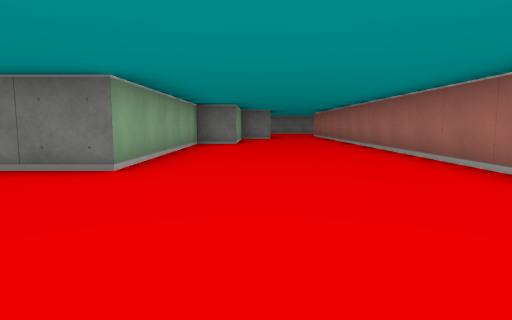
[1] (above)

19 first-person views from a walk through a cub3D ray-caster map. The camera is about half as high as the walls, tilts 6° down and sees 75° across. The floor is counted in squares. Each view is taken from the middle of a square. On the plan, view 1 faces up. The plan holds only what a view shows up to about 9 squares ahead; the rest is blank.

[2]
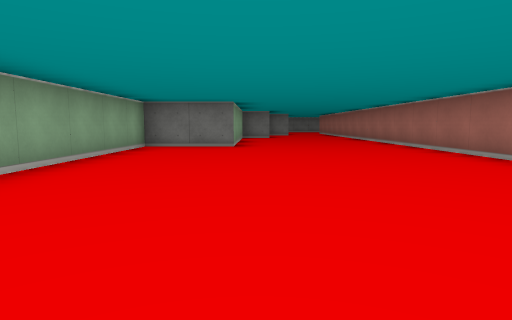

[3]
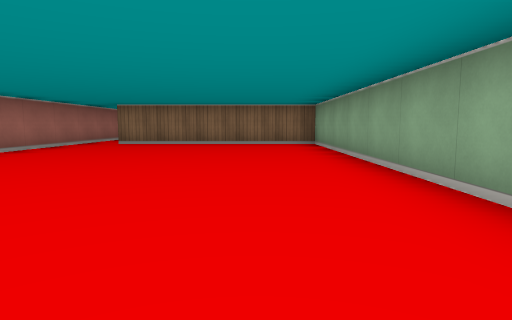

[4]
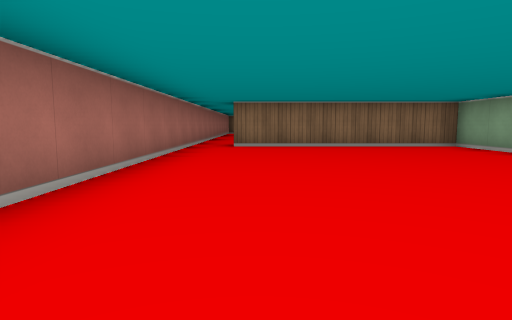

[5]
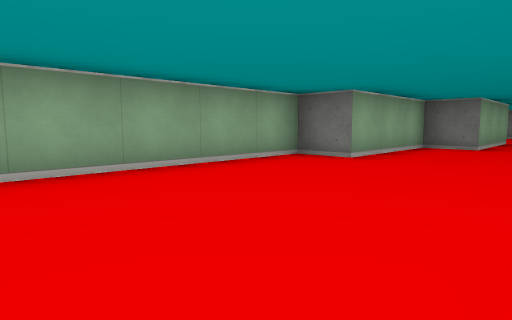

[6]
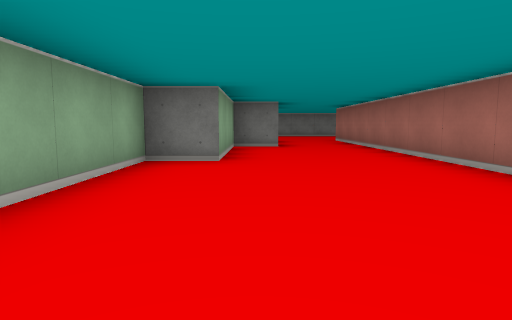

[7]
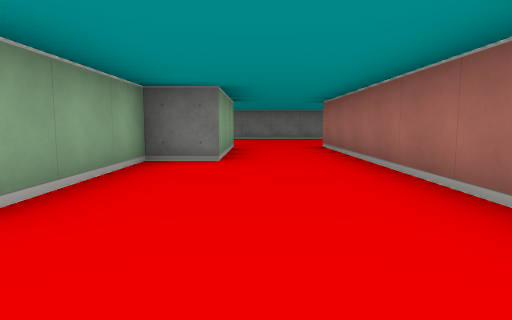

[8]
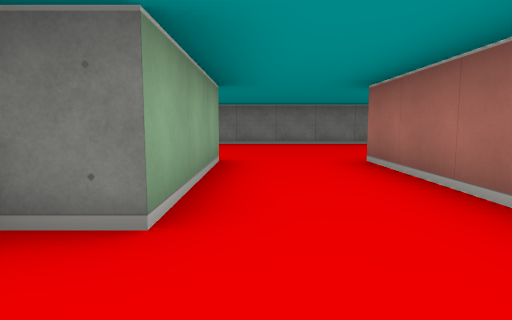

[9]
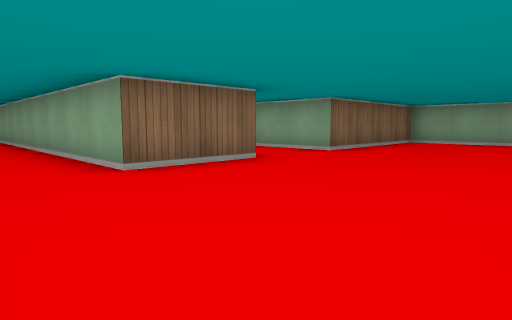

[10]
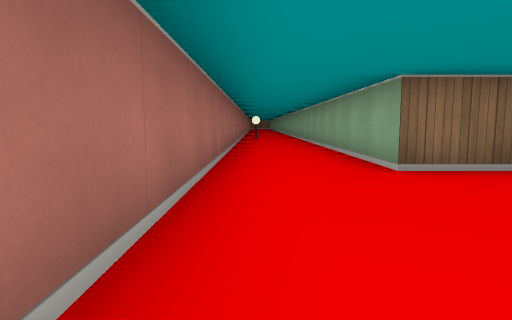

[11]
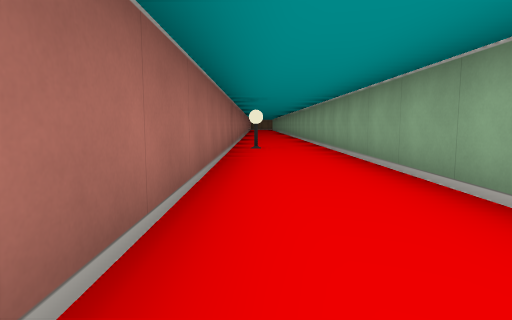

[12]
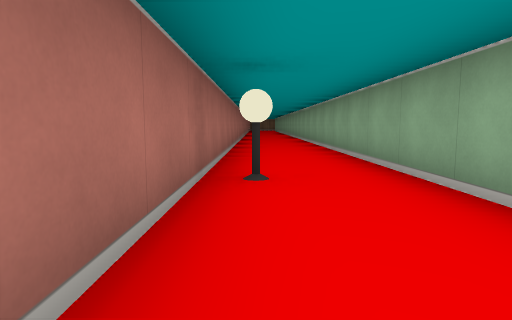

[13]
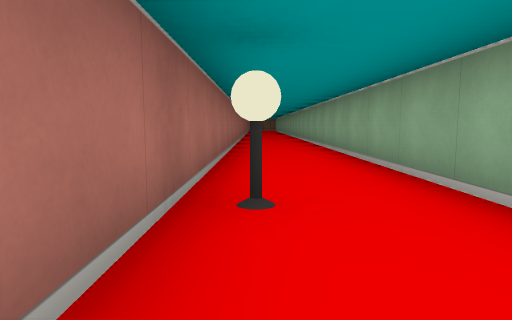

[14]
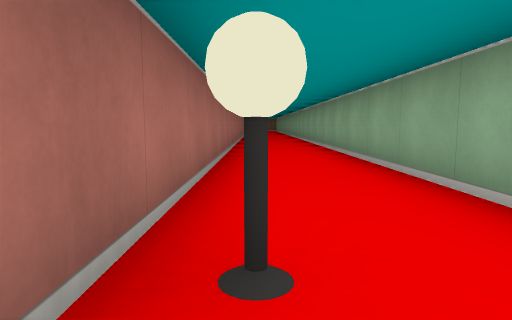

[15]
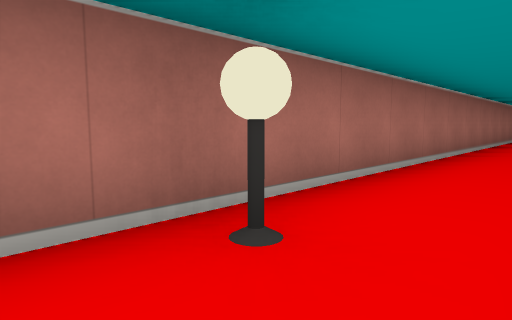

[16]
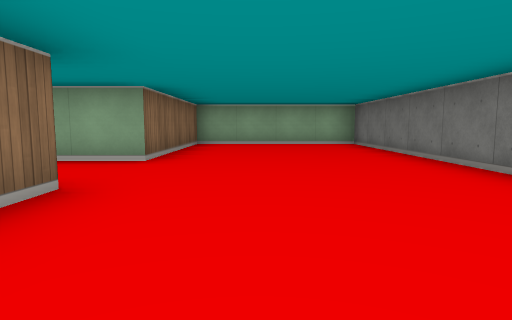

[17]
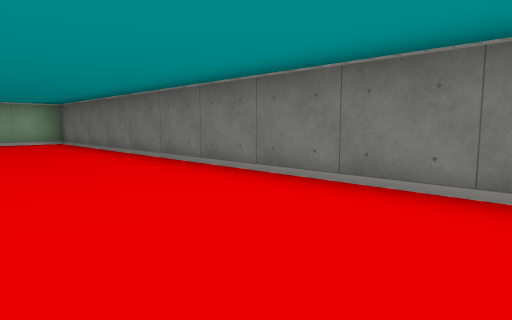

[18]
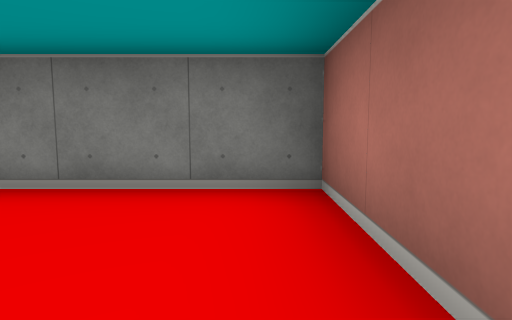

[19]
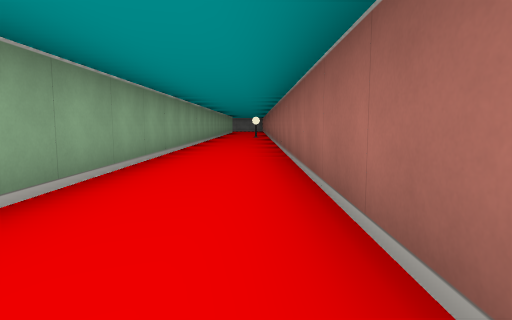

### Floor plan
Points are (right, up) in squares from view 1. A wall is a line through its corners. A room is listed if a view was taken in it or the views show most of it. See-through windows are left out.
Room 1 (views 1, 2, 3, 4, 5, 6, 7, 8)
walls: (2.5, -5.6) (2.5, 14.5); (0.5, 14.5) (0.5, 11.5) (-0.5, 11.5) (-0.5, 8.5) (-1.5, 8.5) (-1.5, 3.5) (-3.5, 3.5) (-3.5, -5.5) (1.5, -5.5)
ways out: opening at (1.5, 15) to room 2; opening at (2, -6)
Room 2 (views 9, 10, 11, 12, 13, 14, 15, 16, 17, 18, 19)
walls: (6.5, -6.5) (6.5, 18.5) (-3.5, 18.5) (-3.5, 14.5) (0.5, 14.5); (2.5, 14.5) (4.5, 14.5) (4.5, -5.1)
ways out: opening at (1.5, 15) to room 1
objects: lamp (6, 6)

Where each view was taken, in squares from view 1:
view 1: 0 up, 0 right, facing up
view 2: 4 down, 1 left, facing up
view 3: 3 up, 2 left, facing down
view 4: 2 up, 1 right, facing down
view 5: 4 up, 2 right, facing up-left
view 6: 4 up, 0 right, facing up
view 7: 7 up, 1 right, facing up
view 8: 10 up, 1 right, facing up
view 9: 18 up, 6 right, facing down-left
view 10: 18 up, 6 right, facing down
view 11: 13 up, 6 right, facing down
view 12: 9 up, 6 right, facing down
view 13: 8 up, 6 right, facing down
view 14: 7 up, 6 right, facing down
view 15: 7 up, 5 right, facing down-right
view 16: 16 up, 5 right, facing left
view 17: 16 up, 6 right, facing up-left
view 18: 16 up, 6 right, facing up
view 19: 7 down, 6 right, facing up
